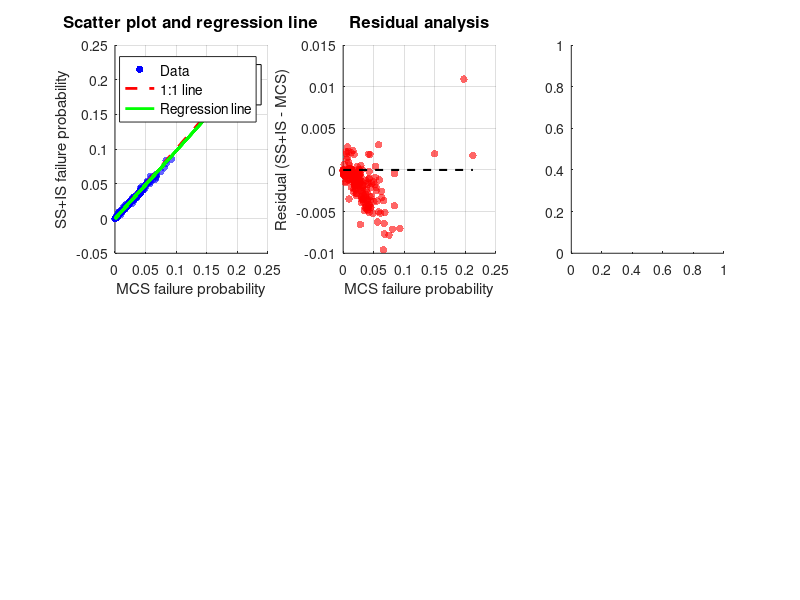

MATLAB code for this plot: (Note: this script raises an error after producing the figure.)
function plot_comparison()
% Compare the saved nodal SSIS and MCS failure probabilities.
load('IS_results_r20.00.mat', 'IS_results');
load('MCS_results_r20.00.mat', 'MCS_results');
load('comparison_data_r20.00.mat', 'comparison_data');
Pf_IS = IS_results.Pf;
Pf_MCS = MCS_results.Pf;
Diff = comparison_data.Diff;
r = comparison_data.r;
assert(numel(Pf_IS) == numel(Pf_MCS), 'Result dimensions do not match.');
create_accuracy_analysis(Pf_IS, Pf_MCS, Diff, r);

end

function rel_errors  = create_accuracy_analysis(Pf_IS, Pf_MCS, Diff, r)
    % Calculate accuracy metrics
    mae = mean(abs(Diff));
    rmse = sqrt(mean(Diff.^2));
    mse = mean(Diff.^2);
    % Relative errors are undefined at nodes with zero MCS probability.
    positive_ref = isfinite(Pf_MCS) & Pf_MCS > 0 & isfinite(Diff);
    mape = mean(abs(Diff(positive_ref)./Pf_MCS(positive_ref))) * 100;
    fprintf('Relative-error metrics use %d/%d nodes with positive MCS probability.\n', ...
        nnz(positive_ref), numel(Pf_MCS));
    
    correlation = corrcoef(Pf_MCS, Pf_IS);
    corr_coeff = correlation(1,2);
    
    ss_res = sum(Diff.^2);
    ss_tot = sum((Pf_MCS - mean(Pf_MCS)).^2);
    r_squared = 1 - (ss_res / ss_tot);
    
    bias = mean(Diff);
    precision = std(Diff);
    
    % Create accuracy analysis figure
    figure('Position', [100, 100, 1200, 800], 'Name', 'SS+IS versus MCS accuracy assessment');
    
    % Subplot 1: Scatter plot with regression
    subplot(2, 3, 1);
    scatter(Pf_MCS, Pf_IS, 30, 'b', 'filled', 'MarkerFaceAlpha', 0.6);
    hold on;
    plot([min(Pf_MCS), max(Pf_MCS)], [min(Pf_MCS), max(Pf_MCS)], 'r--', 'LineWidth', 2);
    p = polyfit(Pf_MCS, Pf_IS, 1);
    y_fit = polyval(p, Pf_MCS);
    plot(Pf_MCS, y_fit, 'g-', 'LineWidth', 2);
    xlabel('MCS failure probability', 'FontSize', 11);
    ylabel('SS+IS failure probability', 'FontSize', 11);
    title('Scatter plot and regression line', 'FontSize', 12, 'FontWeight', 'bold');
    legend('Data', '1:1 line', 'Regression line', 'Location', 'best', 'FontSize', 10);
    grid on;
    
    % Add R² and regression equation
    text(0.1*max(Pf_MCS), 0.9*max(Pf_IS), sprintf('R² = %.4f\ny = %.2fx + %.2e', r_squared, p(1), p(2)), ...
         'FontSize', 10, 'BackgroundColor', 'white', 'EdgeColor', 'black');
    
    % Subplot 2: Residual analysis
    subplot(2, 3, 2);
    residuals = Diff;
    scatter(Pf_MCS, residuals, 30, 'r', 'filled', 'MarkerFaceAlpha', 0.6);
    hold on;
    plot([min(Pf_MCS), max(Pf_MCS)], [0, 0], 'k--', 'LineWidth', 1.5);
    xlabel('MCS failure probability', 'FontSize', 11);
    ylabel('Residual (SS+IS - MCS)', 'FontSize', 11);
    title('Residual analysis', 'FontSize', 12, 'FontWeight', 'bold');
    grid on;
    
    % Subplot 3: Residual histogram
    subplot(2, 3, 3);
    histogram(residuals, 30, 'FaceColor', [0.7 0.9 1.0], 'EdgeColor', 'black');
    xlabel('Residual', 'FontSize', 11);
    ylabel('Count', 'FontSize', 11);
    title('Residual distribution', 'FontSize', 12, 'FontWeight', 'bold');
    grid on;
    
    % Subplot 4: Q-Q plot
    subplot(2, 3, 4);
    qqplot(residuals);
    xlabel('Standard normal quantiles');
    ylabel('Residual quantiles');
    title('Residual Q-Q plot (normality assessment)', 'FontSize', 12, 'FontWeight', 'bold');
    grid on;
    
    % Subplot 5: Relative error distribution
    subplot(2, 3, 5);
    rel_errors = (residuals(positive_ref) ./ Pf_MCS(positive_ref)) * 100;
    histogram(rel_errors, 30, 'FaceColor', [0.7 1.0 0.7], 'EdgeColor', 'black');
    xlabel('Relative error (%)', 'FontSize', 11);
    ylabel('Count', 'FontSize', 11);
    title('Relative-error distribution', 'FontSize', 12, 'FontWeight', 'bold');
    grid on;
    
    % Subplot 6: Accuracy metrics summary
    subplot(2, 3, 6);
    metrics = [mae, rmse, mape, r_squared*100, abs(bias), precision];
    metric_names = {'MAE', 'RMSE', 'MAPE(%)', 'R²(%)', '|Bias|', 'Precision'};
    bar(metrics, 'FaceColor', [1.0 0.6 0.0], 'EdgeColor', 'black');
    set(gca, 'XTickLabel', metric_names);
    ylabel('Value', 'FontSize', 11);
    title('Accuracy metrics', 'FontSize', 12, 'FontWeight', 'bold');
    grid on;
    xtickangle(45);
    
    sgtitle(sprintf('SS+IS versus MCS accuracy assessment (r = %.2f)', r), 'FontSize', 16, 'FontWeight', 'bold');
    
    % Save accuracy analysis figure
    accuracy_filename = sprintf('SSIS_vs_MCS_accuracy_r%.2f.png', r);
    saveas(gcf, accuracy_filename, 'png');
    fprintf('Accuracy assessment saved to: %s\n', accuracy_filename);
    
    % Print accuracy summary
    fprintf('\n=== Accuracy metrics ===\n');
    fprintf('Mean absolute error (MAE): %.2e\n', mae);
    fprintf('Root mean squared error (RMSE): %.2e\n', rmse);
    fprintf('Mean absolute percentage error (MAPE): %.2f%%\n', mape);
    fprintf('Correlation coefficient (R): %.4f\n', corr_coeff);
    fprintf('Coefficient of determination (R squared): %.4f\n', r_squared);
    fprintf('Systematic bias: %.2e\n', bias);
    fprintf('Precision: %.2e\n', precision);
end
